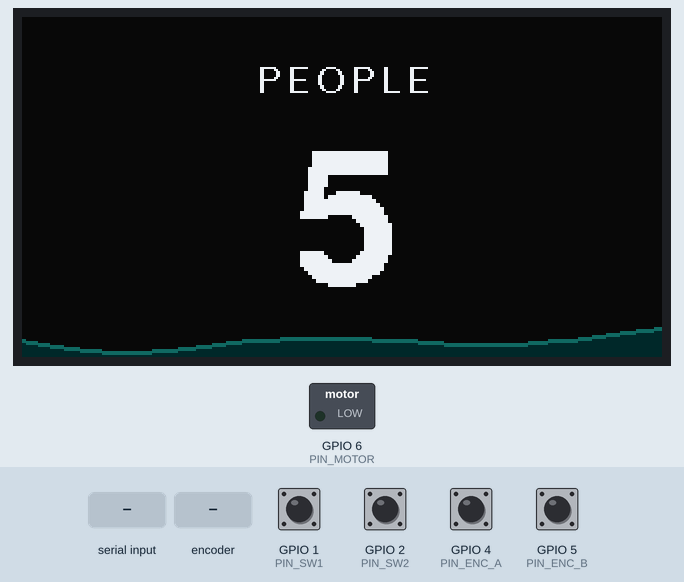
This sketch was run on a simulated ESP32-S3. On the bench: 320×170 colour display, switched loads named in the sketch (green lamp = pin HIGH). The test bench sets the inputs (shaded band); at power-on: GPIO 1 (PIN_SW1), GPIO 2 (PIN_SW2), GPIO 4 (PIN_ENC_A), GPIO 5 (PIN_ENC_B) HIGH. EEPROM starts erased; what the sketch prints to the serial monitor is not drawn.

Above: at 1.4 s.
1.5 s: "s" received over Serial
At 3.01 s:
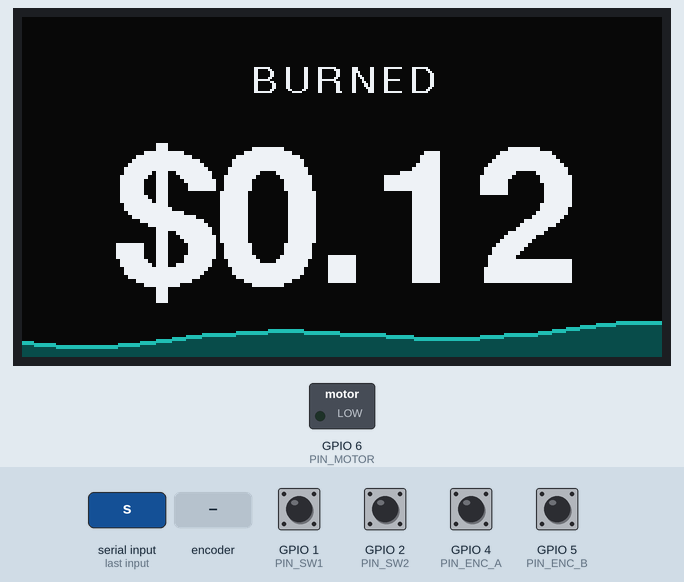
4.3 s: GPIO 1 (PIN_SW1) pulled LOW for 0.2 s
At 6.0 s:
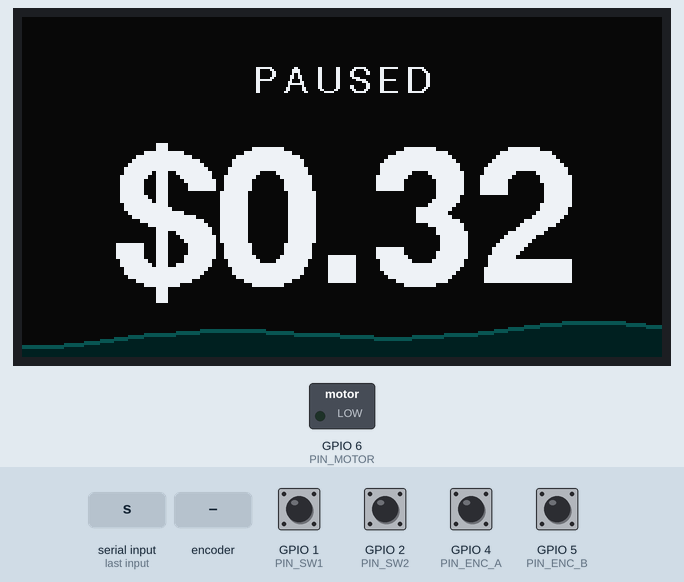
6.4 s: GPIO 1 (PIN_SW1) pulled LOW for 1 s
At 7.75 s:
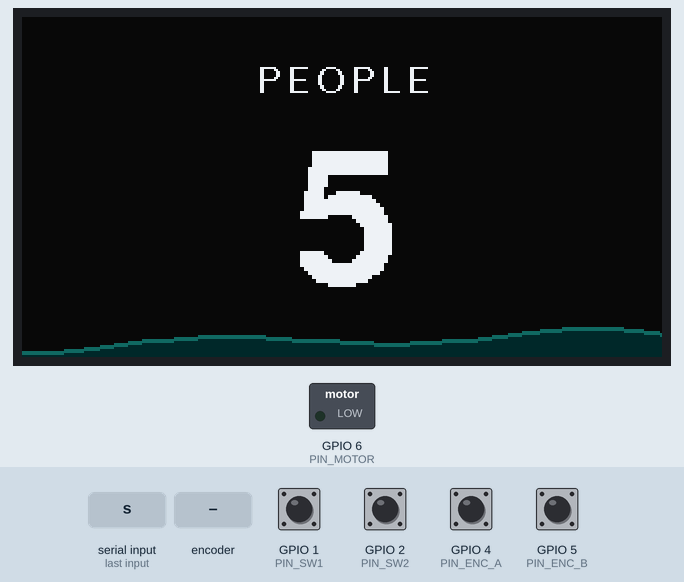
9.0 s: rotary encoder on GPIO 4 (PIN_ENC_A) / GPIO 5 (PIN_ENC_B) turned 1 step (first pin leading)
At 9.72 s:
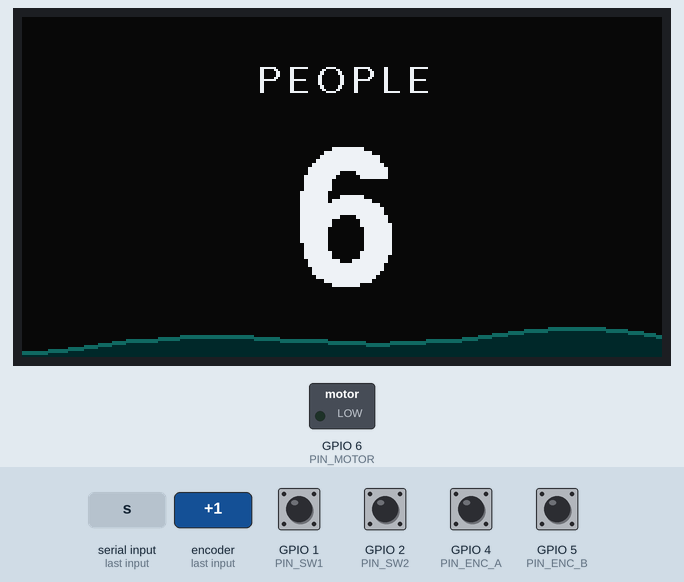
11.0 s: GPIO 2 (PIN_SW2) pulled LOW for 0.2 s
At 12.01 s:
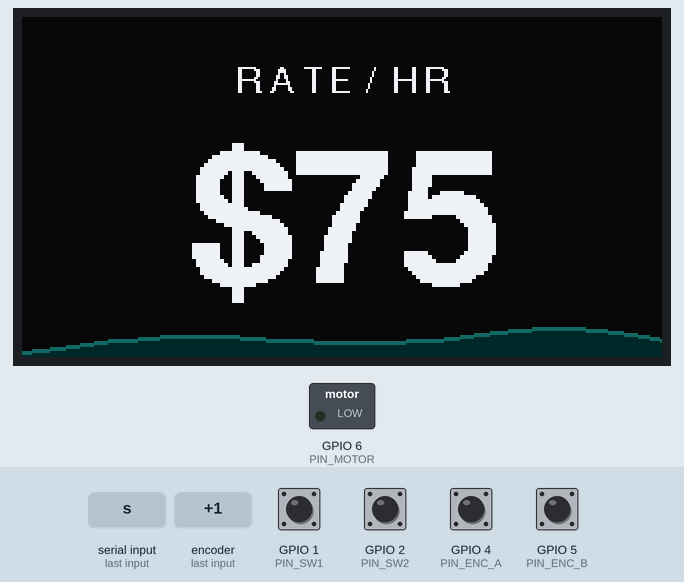
14.2 s: rotary encoder on GPIO 4 (PIN_ENC_A) / GPIO 5 (PIN_ENC_B) turned 1 step (first pin leading)
At 14.63 s:
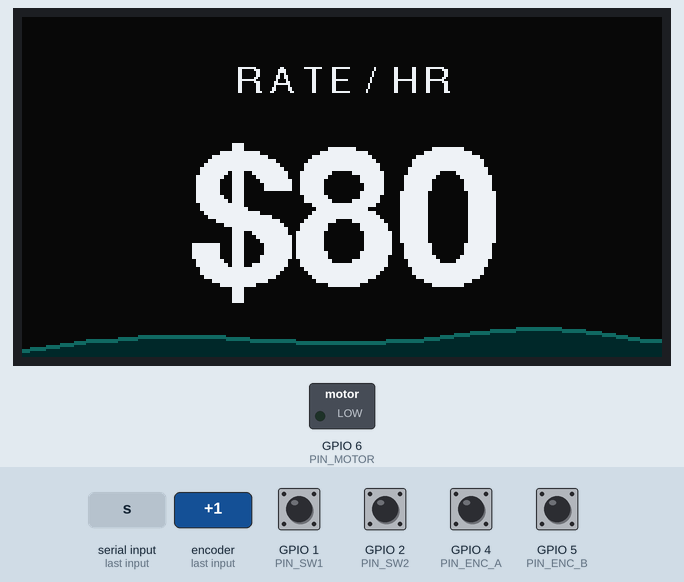
Timing chart, 0 to 16.9 s (numbered marks = the images above; inputs shaded):
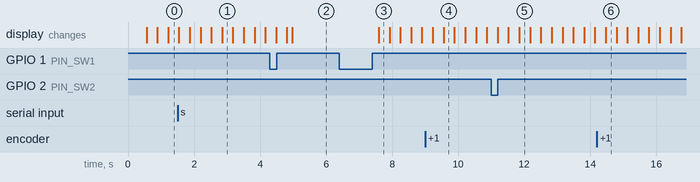

The sketch:

anthropic_claude-opus-5_rep2.ino
```cpp
// meeting-cost-meter for lith v1
// silent build: the vibration motor is left idle on purpose, state is carried by
// the ambient wave at the bottom of the screen instead.
//
// controls
//   encoder  : idle or running, edits the current field (people or rate)
//   SW1 tap  : start / pause / resume
//   SW1 hold : reset to zero, back to idle
//   SW2 tap  : switch which field the wheel edits (people <-> rate)

#define LGFX_USE_V1
#include <LovyanGFX.hpp>
#include <Preferences.h>
#include <math.h>

class LGFX : public lgfx::LGFX_Device {
  lgfx::Panel_ST7789 _panel; lgfx::Bus_SPI _bus; lgfx::Light_PWM _light;
public:
  LGFX() {
    { auto cfg = _bus.config(); cfg.spi_host = SPI2_HOST; cfg.spi_mode = 0;
      cfg.freq_write = 50000000; cfg.freq_read = 16000000; cfg.spi_3wire = false;
      cfg.use_lock = true; cfg.dma_channel = SPI_DMA_CH_AUTO;
      cfg.pin_sclk = 12; cfg.pin_mosi = 11; cfg.pin_miso = -1; cfg.pin_dc = 13;
      _bus.config(cfg); _panel.setBus(&_bus); }
    { auto cfg = _panel.config(); cfg.pin_cs = 10; cfg.pin_rst = 9; cfg.pin_busy = -1;
      cfg.panel_width = 170; cfg.panel_height = 320; cfg.offset_x = 35; cfg.offset_y = 0;
      cfg.offset_rotation = 2; cfg.readable = false; cfg.invert = true;
      cfg.rgb_order = false; cfg.dlen_16bit = false; cfg.bus_shared = false;
      _panel.config(cfg); }
    { auto cfg = _light.config(); cfg.pin_bl = 8; cfg.invert = false;
      cfg.freq = 44100; cfg.pwm_channel = 7; _light.config(cfg); _panel.setLight(&_light); }
    setPanel(&_panel);
  }
};

static LGFX tft;
static LGFX_Sprite spr(&tft);
static bool spriteOk = false;

// ---- pins ----
static const int PIN_TFT_BLK = 8;
static const int PIN_SW1     = 1;
static const int PIN_SW2     = 2;
static const int PIN_ENC_A   = 4;
static const int PIN_ENC_B   = 5;
static const int PIN_MOTOR   = 6;

// ---- haptics (off: this build is silent) ----
static const bool HAPTICS_ENABLED = false;
static uint32_t motorUntil = 0;
static uint8_t  motorDuty  = 0;

static void motorPulse(uint8_t duty, uint16_t ms) {
  if (!HAPTICS_ENABLED) return;
  motorDuty = duty;
  motorUntil = millis() + ms;
  ledcWrite(PIN_MOTOR, duty);
}

static void motorService() {
  if (motorUntil && millis() >= motorUntil) {
    motorUntil = 0; motorDuty = 0;
    ledcWrite(PIN_MOTOR, 0);
  }
}

// ---- palette ----
static uint16_t COL_BG;
static uint16_t COL_INK;

struct RGB { uint8_t r, g, b; };
static const RGB TIER_CHEAP = { 34, 190, 178 };  // teal, under 100
static const RGB TIER_WARM  = { 240, 168,  52 }; // amber, 100 to 499
static const RGB TIER_HOT   = { 236,  86,  58 }; // red, 500 and up

static uint16_t mixTo565(RGB c, float k) {
  if (k < 0) k = 0; if (k > 1) k = 1;
  return tft.color565((uint8_t)(c.r * k), (uint8_t)(c.g * k), (uint8_t)(c.b * k));
}

// ---- encoder, interrupt driven ----
static volatile int32_t encRaw = 0;
static volatile uint8_t encPrev = 0;
static const int8_t QTAB[16] = { 0,-1, 1, 0,  1, 0, 0,-1, -1, 0, 0, 1,  0, 1,-1, 0 };
static int32_t encDetentLast = 0;

static void IRAM_ATTR encISR() {
  uint8_t s = (uint8_t)((digitalRead(PIN_ENC_A) << 1) | digitalRead(PIN_ENC_B));
  encRaw += QTAB[(encPrev << 2) | s];
  encPrev = s;
}

// ---- buttons ----
struct Btn { uint8_t pin; bool stable; bool last; uint32_t tChange; uint32_t tDown; bool longFired; };
static Btn sw1 = { (uint8_t)PIN_SW1, false, false, 0, 0, false };
static Btn sw2 = { (uint8_t)PIN_SW2, false, false, 0, 0, false };

static const uint8_t EV_NONE = 0, EV_SHORT = 1, EV_LONG = 2, EV_DOWN = 3;

static uint8_t pollButton(Btn &b) {
  uint8_t ev = EV_NONE;
  uint32_t now = millis();
  bool raw = (digitalRead(b.pin) == LOW);
  if (raw != b.last) { b.last = raw; b.tChange = now; }
  if ((now - b.tChange) >= 25 && raw != b.stable) {
    b.stable = raw;
    if (raw) { b.tDown = now; b.longFired = false; ev = EV_DOWN; }
    else if (!b.longFired) ev = EV_SHORT;
  }
  if (b.stable && !b.longFired && (now - b.tDown) >= 800) { b.longFired = true; ev = EV_LONG; }
  return ev;
}

// ---- meter state ----
enum RunState { ST_IDLE, ST_RUNNING, ST_PAUSED };
static RunState state = ST_IDLE;

enum EditField { ED_PEOPLE, ED_RATE };
static EditField field = ED_PEOPLE;

static int heads = 5;      // people in the room
static int rate  = 75;     // dollars per person per hour
static double cost = 0.0;  // dollars burned so far
static uint32_t lastTick = 0;

static Preferences prefs;
static uint32_t saveDue = 0;

static void scheduleSave() { saveDue = millis() + 2000; }

static void saveService() {
  if (saveDue && millis() >= saveDue) {
    saveDue = 0;
    prefs.putInt("heads", heads);
    prefs.putInt("rate", rate);
  }
}

static void accrue() {
  uint32_t now = millis();
  if (state == ST_RUNNING) {
    uint32_t dt = now - lastTick;
    if (dt) cost += (double)dt * 0.001 * (double)heads * (double)rate / 3600.0;
  }
  lastTick = now;
}

// ---- text helpers ----
static void bigText(const char *s, int cx, int cy) {
  spr.setFont(&fonts::FreeSansBold24pt7b);
  spr.setTextDatum(middle_center);
  float sz = 2.0f;
  for (; sz > 0.9f; sz -= 0.05f) {
    spr.setTextSize(sz);
    if (spr.textWidth(s) <= 292) break;
  }
  spr.setTextColor(COL_INK);
  spr.drawString(s, cx, cy);
  spr.setTextSize(1.0f);
}

static int spacedWidth(const char *s, int gap) {
  spr.setFont(&fonts::FreeSans9pt7b);
  spr.setTextSize(1.0f);
  int w = 0;
  for (const char *p = s; *p; ++p) {
    char c[2] = { *p, 0 };
    w += spr.textWidth(c) + gap;
  }
  return w - gap;
}

static void labelText(const char *s, int cx, int cy) {
  const int gap = 4;
  spr.setFont(&fonts::FreeSans9pt7b);
  spr.setTextSize(1.0f);
  spr.setTextDatum(middle_left);
  spr.setTextColor(COL_INK);
  int x = cx - spacedWidth(s, gap) / 2;
  for (const char *p = s; *p; ++p) {
    char c[2] = { *p, 0 };
    spr.drawString(c, x, cy);
    x += spr.textWidth(c) + gap;
  }
}

// ---- ambient wave: level and colour are the state ----
static float phase = 0.0f;

static void drawWave(float level, RGB tint, float dim) {
  if (level < 0.04f) level = 0.04f;
  if (level > 0.90f) level = 0.90f;
  const int base = 170;
  int topY = base - (int)(level * 150.0f);
  uint16_t body  = mixTo565(tint, 0.42f * dim);
  uint16_t crest = mixTo565(tint, 1.00f * dim);
  for (int x = 0; x < 320; ++x) {
    float a = sinf(phase + x * 0.032f) * 4.2f + sinf(phase * 0.63f + x * 0.015f) * 3.0f;
    int y = topY + (int)a;
    if (y < 0) y = 0;
    if (y > base - 1) y = base - 1;
    spr.drawFastVLine(x, y, base - y, body);
    spr.drawFastVLine(x, y, 2, crest);
  }
}

// ---- formatting ----
static void formatCost(char *buf, size_t n) {
  if (cost < 10.0) snprintf(buf, n, "$%.2f", cost);
  else             snprintf(buf, n, "$%.0f", cost);
}

static void formatFocus(char *buf, size_t n) {
  if (state == ST_IDLE) {
    if (field == ED_PEOPLE) snprintf(buf, n, "%d", heads);
    else                    snprintf(buf, n, "$%d", rate);
  } else {
    formatCost(buf, n);
  }
}

static const char *focusLabel() {
  if (state == ST_IDLE)   return (field == ED_PEOPLE) ? "PEOPLE" : "RATE / HR";
  if (state == ST_PAUSED) return "PAUSED";
  return "BURNED";
}

// ---- layout audit, worst case strings against the panel ----
static void layoutAudit() {
  const char *bigs[]   = { "$99999", "$9.99", "$1000", "99" };
  const char *labels[] = { "PEOPLE", "RATE / HR", "BURNED", "PAUSED" };
  char line[96];
  spr.setFont(&fonts::FreeSansBold24pt7b);
  spr.setTextSize(2.0f);
  for (unsigned i = 0; i < sizeof(bigs) / sizeof(bigs[0]); ++i) {
    int w = spr.textWidth(bigs[i]);
    snprintf(line, sizeof(line), "[layout] big \"%s\" = %dpx at size2 %s",
             bigs[i], w, (w > 292) ? "(auto-shrinks to fit)" : "ok");
    Serial.println(line);
  }
  spr.setTextSize(1.0f);
  for (unsigned i = 0; i < sizeof(labels) / sizeof(labels[0]); ++i) {
    int w = spacedWidth(labels[i], 4);
    snprintf(line, sizeof(line), "[layout] label \"%s\" = %dpx %s",
             labels[i], w, (w > 300) ? "OVERFLOW" : "ok");
    Serial.println(line);
  }
}

// ---- render ----
static uint32_t tNextFrame = 0;

static void render() {
  uint32_t now = millis();
  if (now < tNextFrame) return;
  tNextFrame = now + 30;

  if (state == ST_RUNNING) phase += 0.075f;
  else if (state == ST_IDLE) phase += 0.020f;
  if (phase > 6283.0f) phase = 0.0f;

  float level;
  RGB tint = TIER_CHEAP;
  float dim = 1.0f;

  if (state == ST_IDLE) {
    level = 0.06f;
    dim = 0.55f;
  } else {
    double within = fmod(cost, 100.0) / 100.0;
    level = 0.08f + (float)within * 0.72f;
    if (cost >= 500.0)      tint = TIER_HOT;
    else if (cost >= 100.0) tint = TIER_WARM;
    if (state == ST_PAUSED) dim = 0.45f;
  }

  char buf[24];
  formatFocus(buf, sizeof(buf));

  if (spriteOk) {
    spr.fillSprite(COL_BG);
    drawWave(level, tint, dim);
    labelText(focusLabel(), 160, 30);
    bigText(buf, 160, 96);
    spr.pushSprite(0, 0);
  } else {
    tft.fillScreen(COL_BG);
    tft.setFont(&fonts::FreeSansBold24pt7b);
    tft.setTextSize(1.6f);
    tft.setTextDatum(middle_center);
    tft.setTextColor(COL_INK, COL_BG);
    tft.drawString(buf, 160, 90);
  }
}

// ---- serial ----
static uint32_t tNextLog = 0;

static void logService() {
  uint32_t now = millis();
  if (now < tNextLog) return;
  tNextLog = now + 1000;
  char line[96];
  const char *st = (state == ST_IDLE) ? "idle" : (state == ST_RUNNING ? "running" : "paused");
  snprintf(line, sizeof(line), "%s cost=$%.2f people=%d rate=$%d/hr burn=$%.2f/min",
           st, cost, heads, rate, (double)heads * (double)rate / 60.0);
  Serial.println(line);
}

// ---- actions ----
static void startPause() {
  if (state == ST_IDLE || state == ST_PAUSED) {
    state = ST_RUNNING;
    lastTick = millis();
  } else {
    state = ST_PAUSED;
  }
}

static void resetAll() {
  state = ST_IDLE;
  cost = 0.0;
  lastTick = millis();
}

static void applyEncoder(int delta) {
  if (!delta) return;
  if (field == ED_PEOPLE) {
    heads += delta;
    if (heads < 1) heads = 1;
    if (heads > 99) heads = 99;
  } else {
    rate += delta * 5;
    if (rate < 5) rate = 5;
    if (rate > 2000) rate = 2000;
  }
  scheduleSave();
}

void setup() {
  Serial.begin(115200);

  pinMode(PIN_SW1, INPUT_PULLUP);
  pinMode(PIN_SW2, INPUT_PULLUP);
  pinMode(PIN_ENC_A, INPUT_PULLUP);
  pinMode(PIN_ENC_B, INPUT_PULLUP);

  ledcAttach(PIN_MOTOR, 20000, 8);
  ledcWrite(PIN_MOTOR, 0);

  encPrev = (uint8_t)((digitalRead(PIN_ENC_A) << 1) | digitalRead(PIN_ENC_B));
  attachInterrupt(digitalPinToInterrupt(PIN_ENC_A), encISR, CHANGE);
  attachInterrupt(digitalPinToInterrupt(PIN_ENC_B), encISR, CHANGE);

  prefs.begin("lith", false);
  heads = prefs.getInt("heads", 5);
  rate  = prefs.getInt("rate", 75);
  if (heads < 1 || heads > 99) heads = 5;
  if (rate < 5 || rate > 2000) rate = 75;

  tft.init();
  tft.setRotation(1);
  tft.setBrightness(180);

  COL_BG  = tft.color565(9, 10, 12);
  COL_INK = tft.color565(238, 240, 245);

  spr.setColorDepth(16);
  spriteOk = spr.createSprite(320, 170);
  if (!spriteOk) {
    spr.setPsram(true);
    spriteOk = spr.createSprite(320, 170);
  }

  tft.fillScreen(COL_BG);
  layoutAudit();
  Serial.println("meeting cost meter ready. SW1 start/pause, hold SW1 reset, SW2 switch field.");

  lastTick = millis();
}

void loop() {
  // encoder: raw counts to detents, react only to the delta
  noInterrupts();
  int32_t raw = encRaw;
  interrupts();
  int32_t det = raw >> 2;
  if (det != encDetentLast) {
    applyEncoder((int)(det - encDetentLast));
    encDetentLast = det;
  }

  uint8_t e1 = pollButton(sw1);
  if (e1 == EV_SHORT) startPause();
  else if (e1 == EV_LONG) resetAll();

  uint8_t e2 = pollButton(sw2);
  if (e2 == EV_SHORT) field = (field == ED_PEOPLE) ? ED_RATE : ED_PEOPLE;

  while (Serial.available()) {
    int c = Serial.read();
    if (c == 's') startPause();
    else if (c == 'r') resetAll();
  }

  accrue();
  motorService();
  saveService();
  render();
  logService();
}
```

Measured:
- after the input at 1.5 s, the display: first differs from a run without the input after 0.37 s (image 1 shows a later state)
- after the input at 4.3 s, the display: first differs from a run without the input after 0.68 s (image 2)
- after the input at 6.4 s, the display: changes after 1.2 s (image 3)
- after the input at 11.0 s, the display: first differs from a run without the input after 0.85 s (image 5)
